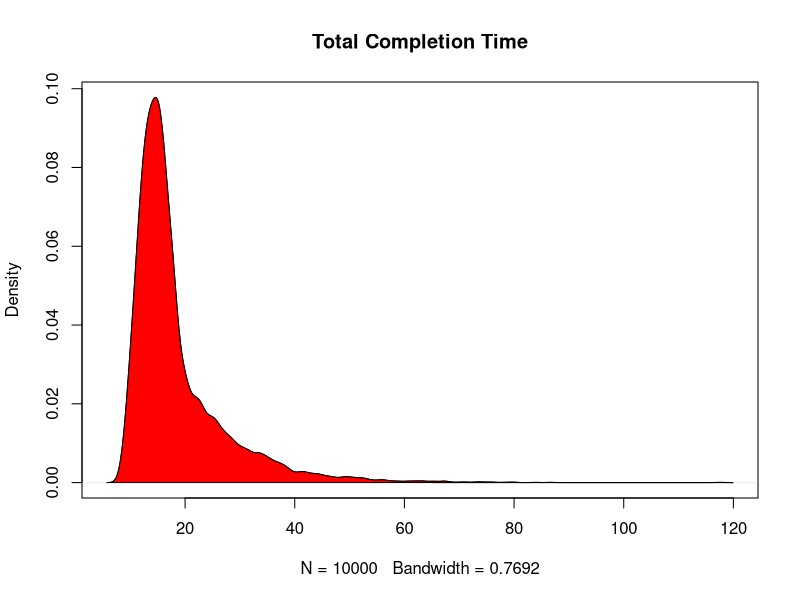

This figure's R source: (Note: this script raises an error after producing the figure.)
#Assignment 7

#This assignment cover parameteric and non-parametric statistical testing

#Sofia Arora

#1. Task 1 follows a random uniform distribution between 5 and 9; 
#the completion time for Task 2 follows a random exponential distribution 
#with a rate of 0.1; Task 3 follows a Poisson distribution with a lambda of 4;
#Task 4 follows uniform distribution between 3 and 10. Compute the following.

#a. What are the mean and median times to complete all the tasks?
set.seed(1)
t1=runif(10000,min=5,max=9) #task1 follows uniform distribution
t2=rexp(10000,rate=0.1) #task 2 follows exponential distribution
t3=rpois(10000,lambda=4) # task 3 follows poisson distribution
t4=runif(10000,min=3,max=10) #task 4 follows uniform distribution

tot=ifelse(t1>t2 & t1>t3,t1,ifelse(t2>t3,t2,t3)) #task 1,2 and 3 are parallel
ts=tot+t4 #task 4 is sequential to all the parallel tasks before it
mean(ts) #mean time to complete all tasks
median(ts) #median time to complete all tasks

#b. What is the probability that all the tasks are completed in 15 hours?

tot=ifelse(t1>t2 & t1>t3,t1,ifelse(t2>t3,t2,t3)) #task 1,2 and 3 are parallel
ts=tot+t4 #task 4 is sequential to all the parallel tasks before it
length(ts[ts<15])/length(ts) #calculate probability that total tasks are completed in 15 hours

#c. Create a plot of the density of the total completion time.

plot(density(ts),main="Total Completion Time") #plotting the density function for ts
polygon(density(ts),col="red") #coloring the density function red


#2. Read the file diabetes.csv. There is a variable called Pregnancies, 
#which indicates the number of pregnancies. Assuming this follows a poisson 
#distribution, test the hypothesis that the mean number of pregnancies is 3.7

tstat=mean(diabetes$Pregnancies) #test statistic

pregtest=function() #draw a sample and commpute statistic
{
  s1=rpois(n=length(diabetes$Pregnancies),lambda = 3.7)
  return(mean(s1))
}
pregtest() #run function once

sdist=replicate(10000,pregtest()) #draw a sampling distribution by replicating 10000 times

plot(density(sdist)) #plot sampling distribution
abline(v=tstat,col="red") #plot the tstat value

gap=abs(mean(sdist)-tstat) #compute the gap between mean of sampling distribution and tstat
s2=sdist[sdist<mean(sdist)-gap|sdist>mean(sdist)+gap] #compute values beyond the tstat
pvalue=length(s2)/length(sdist) #computes the pvalue
pvalue
#P-value computed less than the alpha=0.05 and hence hypothesis is rejected.


#3. Read the file diabetes.csv. There is a variable called Insulin. 
#Conduct both a parametric and a non- parametric test for the median value of 80. 
#Are the results from both the tests similar? If not, explain why and which test you would trust more

#Parameteric Test
tstat=median(diabetes$Insulin) #test statistic

insutest=function() #draw a sample and compute statistic, that is median
{
  s1=rnorm(n=length(diabetes$Insulin),mean=80,sd=sd(diabetes$Insulin))
  return(median(s1))
}
insutest()

sdist=replicate(10000,insutest())#draw 10000 samples by replication

plot(density(sdist)) #plot sampling distribution
abline(v=tstat,col="red") #plot tstat
 
gap=abs(mean(sdist)-tstat) #compute the gap between mean of sampling distribution and tstat
s2=sdist[sdist<mean(sdist)-gap|sdist>mean(sdist)+gap] #compute values beyond the tstat
pvalue=length(s2)/length(sdist) #computes the pvalue
pvalue

#Non-parameteric test
tstat=sum(ifelse(diabetes$Insulin>80,1,0)) #define t statistic

insutest1=function() #draw a sample and compute the number of postives, that is 1s
{
  v=c(0,1)
  p=c(0.5,0.5)
  x=sample(x=v,replace=T,prob=p,size=length(diabetes$Insulin))
  return(sum(x))
}

sdist=replicate(10000,insutest1()) #create sampling distribution

plot(density(sdist)) #draw the sampling distribution
abline(v=tstat,col="red") #draw tstat

gap=abs(mean(sdist)-tstat) #compute the gap between mean of sampling distribution and tstat
s1=sdist[sdist<mean(sdist)-gap|sdist>mean(sdist)+gap] #compute values beyond tstat
pvalue=length(s1)/length(sdist) #computes the pvalue
pvalue

#We find both tests are similar as the pvalues for both tests are same.


#4. Read the file diabetes.csv. There are two variables called BMI and Outcome.
#The variable Outcome takes on only two values: 0 and 1. Conduct a 
#non-parametric two sample test for the hypothesis that the standard deviation 
#of BMI is the same for both Outcome values 
diabetes <- as.data.frame(diabetes) 
firstgroup=diabetes[diabetes$Outcome==0,6] #first group contains values of BMI where Outcome is 0
secondgroup=diabetes[diabetes$Outcome==1,6] #second group contains values of BMI where Outcome is 1
tstat=sd(firstgroup)-sd(secondgroup) #compute tstat
n=length(firstgroup) #set n as length of first group
bmitest=function() #function is created that will sample first observations of first group and then second group
{
  x=sample(c(firstgroup,secondgroup))
  m1=sd(x[1:n]) #the metric is computed across first group
  m2=sd(x[(n+1):length(x)])  #the metric is computed across second group
  abs(m1-m2)
  return(m1-m2) #returns absolute values between two groups
}

sdist=replicate(10000,bmitest()) #create sampling distribution

plot(density(sdist)) #draw the sampling distribution
abline(v=tstat,col="red") #draw tstat
abline(v=mean(sdist)-tstat, col="red")
lvalue = mean(sdist>tstat) #compute values beyond tstat
rvalue = mean(sdist<mean(sdist)-tstat) #compute values beyond tstat
pvalue = lvalue+rvalue #computes the pvalue
pvalue

#We find pvalue to be greater than alpha=0.05, hence we fail to reject the hypothesis.

#5. Read the file diabetes.csv. There are two variables called Glucose and BloodPressure. 
#Conduct a non-parametric test for the shapes of the two distributions are 
#identical

diabetes <- as.data.frame(diabetes)

Glucose1=((diabetes$Glucose)-mean(diabetes$Glucose))/sd(diabetes$Glucose) #standardize Glucose variable
BloodPressure1=((diabetes$BloodPressure)-mean(diabetes$BloodPressure))/sd(diabetes$BloodPressure) #standardize Blood Pressure variable

q=c(0.25,0.5,0.75,0.9) #set up quantile points
s1=quantile(Glucose1,probs = q) #s1 is vector that will contain values of  Glucose1  distribution at various quantiles set above
s2=quantile(BloodPressure1,probs = q) #s2 is vector that will contain values of BloodPressure1 distribution at various quantiles set above
tstat=sum(abs(s1-s2)) #compute tstat

shapetest1=function()  #this function will help us boostrap values
{
  q=c(0.25,0.5,0.75,0.9) #quantile values
  x1= quantile(sample(Glucose1,length(diabetes$Glucose),replace=T),q) #creating bootstrap sample and generating quantile for standardized variable Glucose
  x2= quantile(sample(Glucose1,length(diabetes$BloodPressure),replace=T),q) #creating bootstrap sample and generating quantile for standardized variable BloodPressure
  x=sum(abs(x1-x2))
  return(x)
}

sdist=replicate(10000,shapetest1()) #create sampling distribution

plot(density(sdist)) #draw the sampling distribution
abline(v=tstat,col="red") #draw tstat
pvalue=mean(sdist>tstat)
pvalue

#P value is less than alpha and hence we reject the hypothesis, that is, shapes are not identical.

